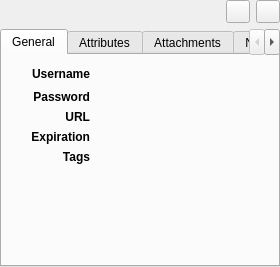
<?xml version="1.0" encoding="UTF-8"?>
<ui version="4.0">
 <class>DetailsWidget</class>
 <widget class="QWidget" name="DetailsWidget">
  <property name="geometry">
   <rect>
    <x>0</x>
    <y>0</y>
    <width>280</width>
    <height>267</height>
   </rect>
  </property>
  <layout class="QVBoxLayout" name="verticalLayout_7">
   <property name="spacing">
    <number>0</number>
   </property>
   <property name="leftMargin">
    <number>0</number>
   </property>
   <property name="topMargin">
    <number>0</number>
   </property>
   <property name="rightMargin">
    <number>0</number>
   </property>
   <property name="bottomMargin">
    <number>0</number>
   </property>
   <item>
    <widget class="QStackedWidget" name="stackedWidget">
     <property name="currentIndex">
      <number>0</number>
     </property>
     <widget class="QWidget" name="pageEntry">
      <layout class="QVBoxLayout" name="verticalLayout_3">
       <property name="leftMargin">
        <number>0</number>
       </property>
       <property name="topMargin">
        <number>0</number>
       </property>
       <property name="rightMargin">
        <number>0</number>
       </property>
       <property name="bottomMargin">
        <number>0</number>
       </property>
       <item>
        <layout class="QHBoxLayout" name="entryHorizontalLayout" stretch="0,0,0,0,0">
         <property name="sizeConstraint">
          <enum>QLayout::SetDefaultConstraint</enum>
         </property>
         <property name="leftMargin">
          <number>9</number>
         </property>
         <item>
          <widget class="QLabel" name="entryIcon">
           <property name="sizePolicy">
            <sizepolicy hsizetype="Minimum" vsizetype="Preferred">
             <horstretch>0</horstretch>
             <verstretch>0</verstretch>
            </sizepolicy>
           </property>
           <property name="text">
            <string/>
           </property>
          </widget>
         </item>
         <item>
          <widget class="ElidedLabel" name="entryTitleLabel">
           <property name="sizePolicy">
            <sizepolicy hsizetype="Expanding" vsizetype="Preferred">
             <horstretch>0</horstretch>
             <verstretch>0</verstretch>
            </sizepolicy>
           </property>
           <property name="font">
            <font>
             <pointsize>12</pointsize>
            </font>
           </property>
           <property name="textFormat">
            <enum>Qt::AutoText</enum>
           </property>
          </widget>
         </item>
         <item>
          <widget class="QWidget" name="entryTotpWidget" native="true">
           <layout class="QGridLayout" name="gridLayout_3">
            <property name="leftMargin">
             <number>0</number>
            </property>
            <property name="topMargin">
             <number>0</number>
            </property>
            <property name="bottomMargin">
             <number>0</number>
            </property>
            <item row="0" column="0">
             <widget class="QLabel" name="entryTotpLabel">
              <property name="font">
               <font>
                <pointsize>10</pointsize>
                <weight>75</weight>
                <bold>true</bold>
               </font>
              </property>
              <property name="text">
               <string/>
              </property>
             </widget>
            </item>
           </layout>
          </widget>
         </item>
         <item>
          <widget class="QToolButton" name="entryTotpButton">
           <property name="toolTip">
            <string>Generate TOTP Token</string>
           </property>
           <property name="text">
            <string/>
           </property>
           <property name="checkable">
            <bool>true</bool>
           </property>
          </widget>
         </item>
         <item>
          <widget class="QToolButton" name="entryCloseButton">
           <property name="toolTip">
            <string>Close</string>
           </property>
           <property name="text">
            <string/>
           </property>
           <property name="checkable">
            <bool>true</bool>
           </property>
          </widget>
         </item>
        </layout>
       </item>
       <item>
        <widget class="QTabWidget" name="entryTabWidget">
         <property name="currentIndex">
          <number>0</number>
         </property>
         <property name="documentMode">
          <bool>false</bool>
         </property>
         <property name="tabsClosable">
          <bool>false</bool>
         </property>
         <property name="movable">
          <bool>false</bool>
         </property>
         <widget class="QWidget" name="entryGeneralTab">
          <attribute name="title">
           <string>General</string>
          </attribute>
          <layout class="QVBoxLayout" name="verticalLayout_5">
           <item>
            <widget class="QWidget" name="entryGeneralWidget" native="true">
             <layout class="QGridLayout" name="gridLayout" rowstretch="0,0,0,0,0,0" columnstretch="0,0,0">
              <property name="leftMargin">
               <number>0</number>
              </property>
              <property name="topMargin">
               <number>0</number>
              </property>
              <property name="rightMargin">
               <number>0</number>
              </property>
              <property name="bottomMargin">
               <number>0</number>
              </property>
              <item row="5" column="2">
               <spacer name="verticalSpacer">
                <property name="orientation">
                 <enum>Qt::Vertical</enum>
                </property>
                <property name="sizeHint" stdset="0">
                 <size>
                  <width>0</width>
                  <height>0</height>
                 </size>
                </property>
               </spacer>
              </item>
              <item row="1" column="2">
               <widget class="ElidedLabel" name="entryPasswordLabel">
                <property name="sizePolicy">
                 <sizepolicy hsizetype="Expanding" vsizetype="Preferred">
                  <horstretch>0</horstretch>
                  <verstretch>0</verstretch>
                 </sizepolicy>
                </property>
                <property name="minimumSize">
                 <size>
                  <width>100</width>
                  <height>0</height>
                 </size>
                </property>
               </widget>
              </item>
              <item row="2" column="1">
               <widget class="QLabel" name="entryUrlTitleLabel">
                <property name="sizePolicy">
                 <sizepolicy hsizetype="Minimum" vsizetype="Preferred">
                  <horstretch>0</horstretch>
                  <verstretch>0</verstretch>
                 </sizepolicy>
                </property>
                <property name="font">
                 <font>
                  <weight>75</weight>
                  <bold>true</bold>
                 </font>
                </property>
                <property name="text">
                 <string>URL</string>
                </property>
                <property name="alignment">
                 <set>Qt::AlignRight|Qt::AlignTrailing|Qt::AlignVCenter</set>
                </property>
                <property name="textInteractionFlags">
                 <set>Qt::LinksAccessibleByKeyboard|Qt::LinksAccessibleByMouse</set>
                </property>
               </widget>
              </item>
              <item row="2" column="2">
               <widget class="ElidedLabel" name="entryUrlLabel">
                <property name="sizePolicy">
                 <sizepolicy hsizetype="Expanding" vsizetype="Preferred">
                  <horstretch>0</horstretch>
                  <verstretch>0</verstretch>
                 </sizepolicy>
                </property>
                <property name="minimumSize">
                 <size>
                  <width>100</width>
                  <height>0</height>
                 </size>
                </property>
                <property name="cursor">
                 <cursorShape>PointingHandCursor</cursorShape>
                </property>
                <property name="text">
                 <string/>
                </property>
               </widget>
              </item>
              <item row="3" column="1">
               <widget class="QLabel" name="entryExpirationTitleLabel">
                <property name="sizePolicy">
                 <sizepolicy hsizetype="Minimum" vsizetype="Preferred">
                  <horstretch>0</horstretch>
                  <verstretch>0</verstretch>
                 </sizepolicy>
                </property>
                <property name="font">
                 <font>
                  <weight>75</weight>
                  <bold>true</bold>
                 </font>
                </property>
                <property name="text">
                 <string>Expiration</string>
                </property>
                <property name="alignment">
                 <set>Qt::AlignRight|Qt::AlignTrailing|Qt::AlignVCenter</set>
                </property>
               </widget>
              </item>
              <item row="0" column="2">
               <widget class="QLabel" name="entryUsernameLabel">
                <property name="sizePolicy">
                 <sizepolicy hsizetype="Expanding" vsizetype="Preferred">
                  <horstretch>0</horstretch>
                  <verstretch>0</verstretch>
                 </sizepolicy>
                </property>
                <property name="minimumSize">
                 <size>
                  <width>100</width>
                  <height>0</height>
                 </size>
                </property>
                <property name="textInteractionFlags">
                 <set>Qt::LinksAccessibleByMouse|Qt::TextSelectableByMouse</set>
                </property>
               </widget>
              </item>
              <item row="3" column="2">
               <widget class="QLabel" name="entryExpirationLabel">
                <property name="sizePolicy">
                 <sizepolicy hsizetype="Expanding" vsizetype="Preferred">
                  <horstretch>0</horstretch>
                  <verstretch>0</verstretch>
                 </sizepolicy>
                </property>
               </widget>
              </item>
              <item row="0" column="1">
               <widget class="QLabel" name="entryUsernameTitleLabel">
                <property name="sizePolicy">
                 <sizepolicy hsizetype="Minimum" vsizetype="Preferred">
                  <horstretch>0</horstretch>
                  <verstretch>0</verstretch>
                 </sizepolicy>
                </property>
                <property name="font">
                 <font>
                  <weight>75</weight>
                  <bold>true</bold>
                 </font>
                </property>
                <property name="layoutDirection">
                 <enum>Qt::LeftToRight</enum>
                </property>
                <property name="text">
                 <string>Username</string>
                </property>
                <property name="alignment">
                 <set>Qt::AlignRight|Qt::AlignTrailing|Qt::AlignVCenter</set>
                </property>
               </widget>
              </item>
              <item row="0" column="0">
               <spacer name="entryLeftHorizontalSpacer">
                <property name="orientation">
                 <enum>Qt::Horizontal</enum>
                </property>
                <property name="sizeType">
                 <enum>QSizePolicy::Fixed</enum>
                </property>
                <property name="sizeHint" stdset="0">
                 <size>
                  <width>20</width>
                  <height>20</height>
                 </size>
                </property>
               </spacer>
              </item>
              <item row="1" column="1">
               <widget class="QLabel" name="entryPasswordTitleLabel">
                <property name="sizePolicy">
                 <sizepolicy hsizetype="Minimum" vsizetype="Preferred">
                  <horstretch>0</horstretch>
                  <verstretch>0</verstretch>
                 </sizepolicy>
                </property>
                <property name="font">
                 <font>
                  <weight>75</weight>
                  <bold>true</bold>
                 </font>
                </property>
                <property name="text">
                 <string>Password</string>
                </property>
                <property name="alignment">
                 <set>Qt::AlignRight|Qt::AlignTrailing|Qt::AlignVCenter</set>
                </property>
               </widget>
              </item>
              <item row="4" column="1">
               <widget class="QLabel" name="tagsLabel_2">
                <property name="font">
                 <font>
                  <weight>75</weight>
                  <bold>true</bold>
                 </font>
                </property>
                <property name="text">
                 <string>Tags</string>
                </property>
                <property name="alignment">
                 <set>Qt::AlignRight|Qt::AlignTrailing|Qt::AlignVCenter</set>
                </property>
               </widget>
              </item>
              <item row="4" column="2">
               <widget class="QLabel" name="tagsLabel">
                <property name="text">
                 <string/>
                </property>
               </widget>
              </item>
             </layout>
            </widget>
           </item>
          </layout>
         </widget>
         <widget class="QWidget" name="entryAttributesTab">
          <attribute name="title">
           <string>Attributes</string>
          </attribute>
          <layout class="QVBoxLayout" name="verticalLayout">
           <item>
            <widget class="QTextEdit" name="entryAttributesEdit">
             <property name="focusPolicy">
              <enum>Qt::ClickFocus</enum>
             </property>
             <property name="readOnly">
              <bool>true</bool>
             </property>
            </widget>
           </item>
          </layout>
         </widget>
         <widget class="QWidget" name="entryAttachmentsTab">
          <attribute name="title">
           <string>Attachments</string>
          </attribute>
          <layout class="QVBoxLayout" name="verticalLayout_6">
           <item>
            <widget class="EntryAttachmentsWidget" name="entryAttachmentsWidget" native="true"/>
           </item>
          </layout>
         </widget>
         <widget class="QWidget" name="entryNotesTab">
          <attribute name="title">
           <string>Notes</string>
          </attribute>
          <layout class="QVBoxLayout" name="verticalLayout_2">
           <item>
            <widget class="QTextEdit" name="entryNotesEdit">
             <property name="focusPolicy">
              <enum>Qt::ClickFocus</enum>
             </property>
             <property name="readOnly">
              <bool>true</bool>
             </property>
            </widget>
           </item>
          </layout>
         </widget>
         <widget class="QWidget" name="entryAutotypeTab">
          <attribute name="title">
           <string>Autotype</string>
          </attribute>
          <layout class="QVBoxLayout" name="verticalLayout_4">
           <item>
            <widget class="QTreeWidget" name="entryAutotypeTree">
             <property name="frameShadow">
              <enum>QFrame::Sunken</enum>
             </property>
             <property name="showDropIndicator" stdset="0">
              <bool>true</bool>
             </property>
             <property name="rootIsDecorated">
              <bool>true</bool>
             </property>
             <property name="wordWrap">
              <bool>false</bool>
             </property>
             <property name="columnCount">
              <number>2</number>
             </property>
             <attribute name="headerCascadingSectionResizes">
              <bool>false</bool>
             </attribute>
             <attribute name="headerDefaultSectionSize">
              <number>250</number>
             </attribute>
             <attribute name="headerMinimumSectionSize">
              <number>50</number>
             </attribute>
             <attribute name="headerStretchLastSection">
              <bool>true</bool>
             </attribute>
             <column>
              <property name="text">
               <string>Window</string>
              </property>
             </column>
             <column>
              <property name="text">
               <string>Sequence</string>
              </property>
             </column>
            </widget>
           </item>
          </layout>
         </widget>
        </widget>
       </item>
      </layout>
     </widget>
     <widget class="QWidget" name="pageGroup">
      <layout class="QVBoxLayout" name="verticalLayout_13">
       <property name="leftMargin">
        <number>0</number>
       </property>
       <property name="topMargin">
        <number>0</number>
       </property>
       <property name="rightMargin">
        <number>0</number>
       </property>
       <property name="bottomMargin">
        <number>0</number>
       </property>
       <item>
        <layout class="QHBoxLayout" name="groupHorizontalLayout" stretch="0,0,0">
         <property name="sizeConstraint">
          <enum>QLayout::SetDefaultConstraint</enum>
         </property>
         <property name="leftMargin">
          <number>9</number>
         </property>
         <item>
          <widget class="QLabel" name="groupIcon">
           <property name="sizePolicy">
            <sizepolicy hsizetype="Minimum" vsizetype="Preferred">
             <horstretch>0</horstretch>
             <verstretch>0</verstretch>
            </sizepolicy>
           </property>
           <property name="text">
            <string/>
           </property>
          </widget>
         </item>
         <item>
          <widget class="ElidedLabel" name="groupTitleLabel">
           <property name="sizePolicy">
            <sizepolicy hsizetype="Expanding" vsizetype="Preferred">
             <horstretch>0</horstretch>
             <verstretch>0</verstretch>
            </sizepolicy>
           </property>
           <property name="font">
            <font>
             <pointsize>12</pointsize>
            </font>
           </property>
           <property name="textFormat">
            <enum>Qt::AutoText</enum>
           </property>
          </widget>
         </item>
         <item>
          <widget class="QToolButton" name="groupCloseButton">
           <property name="toolTip">
            <string>Close</string>
           </property>
           <property name="text">
            <string/>
           </property>
           <property name="checkable">
            <bool>true</bool>
           </property>
          </widget>
         </item>
        </layout>
       </item>
       <item>
        <widget class="QTabWidget" name="groupTabWidget">
         <property name="currentIndex">
          <number>0</number>
         </property>
         <property name="documentMode">
          <bool>false</bool>
         </property>
         <property name="tabsClosable">
          <bool>false</bool>
         </property>
         <property name="movable">
          <bool>false</bool>
         </property>
         <widget class="QWidget" name="groupGeneralTab">
          <attribute name="title">
           <string>General</string>
          </attribute>
          <layout class="QVBoxLayout" name="verticalLayout_8">
           <item>
            <widget class="QWidget" name="groupGeneralWidget" native="true">
             <layout class="QGridLayout" name="gridLayout_2" columnstretch="0,0,0">
              <property name="leftMargin">
               <number>0</number>
              </property>
              <property name="topMargin">
               <number>0</number>
              </property>
              <property name="rightMargin">
               <number>0</number>
              </property>
              <property name="bottomMargin">
               <number>0</number>
              </property>
              <item row="2" column="2">
               <widget class="QLabel" name="groupExpirationLabel">
                <property name="sizePolicy">
                 <sizepolicy hsizetype="Expanding" vsizetype="Preferred">
                  <horstretch>0</horstretch>
                  <verstretch>0</verstretch>
                 </sizepolicy>
                </property>
               </widget>
              </item>
              <item row="2" column="1">
               <widget class="QLabel" name="groupExpirationTitleLabel">
                <property name="sizePolicy">
                 <sizepolicy hsizetype="Minimum" vsizetype="Preferred">
                  <horstretch>0</horstretch>
                  <verstretch>0</verstretch>
                 </sizepolicy>
                </property>
                <property name="font">
                 <font>
                  <weight>75</weight>
                  <bold>true</bold>
                 </font>
                </property>
                <property name="text">
                 <string>Expiration</string>
                </property>
                <property name="alignment">
                 <set>Qt::AlignRight|Qt::AlignTrailing|Qt::AlignVCenter</set>
                </property>
               </widget>
              </item>
              <item row="0" column="1">
               <widget class="QLabel" name="groupAutotypeTitleLabel">
                <property name="sizePolicy">
                 <sizepolicy hsizetype="Minimum" vsizetype="Preferred">
                  <horstretch>0</horstretch>
                  <verstretch>0</verstretch>
                 </sizepolicy>
                </property>
                <property name="font">
                 <font>
                  <weight>75</weight>
                  <bold>true</bold>
                 </font>
                </property>
                <property name="text">
                 <string>Autotype</string>
                </property>
                <property name="alignment">
                 <set>Qt::AlignRight|Qt::AlignTrailing|Qt::AlignVCenter</set>
                </property>
               </widget>
              </item>
              <item row="0" column="2">
               <widget class="QLabel" name="groupAutotypeLabel">
                <property name="sizePolicy">
                 <sizepolicy hsizetype="Expanding" vsizetype="Preferred">
                  <horstretch>0</horstretch>
                  <verstretch>0</verstretch>
                 </sizepolicy>
                </property>
               </widget>
              </item>
              <item row="1" column="2">
               <widget class="QLabel" name="groupSearchingLabel">
                <property name="sizePolicy">
                 <sizepolicy hsizetype="Expanding" vsizetype="Preferred">
                  <horstretch>0</horstretch>
                  <verstretch>0</verstretch>
                 </sizepolicy>
                </property>
               </widget>
              </item>
              <item row="0" column="0">
               <spacer name="groupLeftHorizontalSpacer">
                <property name="orientation">
                 <enum>Qt::Horizontal</enum>
                </property>
                <property name="sizeType">
                 <enum>QSizePolicy::Fixed</enum>
                </property>
                <property name="sizeHint" stdset="0">
                 <size>
                  <width>20</width>
                  <height>20</height>
                 </size>
                </property>
               </spacer>
              </item>
              <item row="1" column="1">
               <widget class="QLabel" name="groupSearchingTitleLabel">
                <property name="sizePolicy">
                 <sizepolicy hsizetype="Minimum" vsizetype="Preferred">
                  <horstretch>0</horstretch>
                  <verstretch>0</verstretch>
                 </sizepolicy>
                </property>
                <property name="font">
                 <font>
                  <weight>75</weight>
                  <bold>true</bold>
                 </font>
                </property>
                <property name="text">
                 <string>Searching</string>
                </property>
                <property name="alignment">
                 <set>Qt::AlignRight|Qt::AlignTrailing|Qt::AlignVCenter</set>
                </property>
               </widget>
              </item>
              <item row="3" column="2">
               <spacer name="verticalSpacer_2">
                <property name="orientation">
                 <enum>Qt::Vertical</enum>
                </property>
               </spacer>
              </item>
             </layout>
            </widget>
           </item>
          </layout>
         </widget>
         <widget class="QWidget" name="groupNotesTab">
          <attribute name="title">
           <string>Notes</string>
          </attribute>
          <layout class="QVBoxLayout" name="verticalLayout_11">
           <item>
            <widget class="QTextEdit" name="groupNotesEdit">
             <property name="focusPolicy">
              <enum>Qt::ClickFocus</enum>
             </property>
             <property name="readOnly">
              <bool>true</bool>
             </property>
            </widget>
           </item>
          </layout>
         </widget>
        </widget>
       </item>
      </layout>
     </widget>
    </widget>
   </item>
  </layout>
  <action name="searchIcon">
   <property name="text">
    <string>Search</string>
   </property>
  </action>
  <action name="clearIcon">
   <property name="text">
    <string>Clear</string>
   </property>
  </action>
 </widget>
 <customwidgets>
  <customwidget>
   <class>EntryAttachmentsWidget</class>
   <extends>QWidget</extends>
   <header>gui/entry/EntryAttachmentsWidget.h</header>
   <container>1</container>
  </customwidget>
  <customwidget>
   <class>ElidedLabel</class>
   <extends>QLabel</extends>
   <header>gui/widgets/ElidedLabel.h</header>
  </customwidget>
 </customwidgets>
 <resources/>
 <connections/>
</ui>
